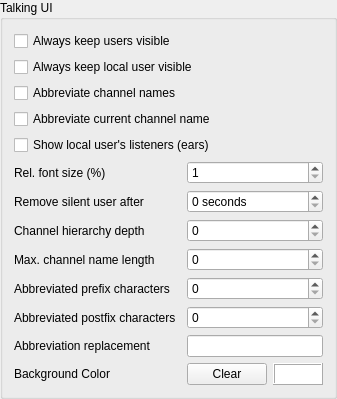
    <widget class="QGroupBox" name="groupBox">
     <property name="sizePolicy">
      <sizepolicy hsizetype="Minimum" vsizetype="Preferred">
       <horstretch>0</horstretch>
       <verstretch>0</verstretch>
      </sizepolicy>
     </property>
     <property name="title">
      <string>Talking UI</string>
     </property>
     <property name="flat">
      <bool>false</bool>
     </property>
     <property name="checkable">
      <bool>false</bool>
     </property>
     <layout class="QGridLayout" name="gridLayout_5">
      <item row="12" column="2">
       <widget class="QStackedWidget" name="swBackgroundColor">
        <property name="sizePolicy">
         <sizepolicy hsizetype="Minimum" vsizetype="Fixed">
          <horstretch>0</horstretch>
          <verstretch>0</verstretch>
         </sizepolicy>
        </property>
        <property name="currentIndex">
         <number>0</number>
        </property>
        <widget class="QWidget" name="page_1">
         <layout class="QGridLayout" name="gridLayout_8">
          <property name="leftMargin">
           <number>0</number>
          </property>
          <property name="topMargin">
           <number>0</number>
          </property>
          <property name="rightMargin">
           <number>0</number>
          </property>
          <property name="bottomMargin">
           <number>0</number>
          </property>
          <item row="0" column="0">
           <layout class="QHBoxLayout" name="horizontalLayout">
            <item>
             <widget class="QPushButton" name="qbClearBackgroundColor">
              <property name="sizePolicy">
               <sizepolicy hsizetype="Preferred" vsizetype="Fixed">
                <horstretch>0</horstretch>
                <verstretch>0</verstretch>
               </sizepolicy>
              </property>
              <property name="toolTip">
               <string>Clears the TalkingUI background setting.</string>
              </property>
              <property name="accessibleName">
               <string>Clear Background Color</string>
              </property>
              <property name="text">
               <string>Clear</string>
              </property>
             </widget>
            </item>
            <item>
             <widget class="QFrame" name="qccolorPreview">
              <property name="minimumSize">
               <size>
                <width>50</width>
                <height>0</height>
               </size>
              </property>
              <property name="styleSheet">
               <string notr="true">background-color: white</string>
              </property>
              <property name="frameShape">
               <enum>QFrame::Shape::Box</enum>
              </property>
              <property name="frameShadow">
               <enum>QFrame::Shadow::Raised</enum>
              </property>
             </widget>
            </item>
           </layout>
          </item>
         </layout>
        </widget>
        <widget class="QWidget" name="page_0">
         <property name="sizePolicy">
          <sizepolicy hsizetype="Minimum" vsizetype="Fixed">
           <horstretch>0</horstretch>
           <verstretch>0</verstretch>
          </sizepolicy>
         </property>
         <layout class="QGridLayout" name="gridLayout_7">
          <property name="leftMargin">
           <number>0</number>
          </property>
          <property name="topMargin">
           <number>0</number>
          </property>
          <property name="rightMargin">
           <number>0</number>
          </property>
          <property name="bottomMargin">
           <number>0</number>
          </property>
          <item row="0" column="0">
           <widget class="QPushButton" name="qbBackgroundColor">
            <property name="sizePolicy">
             <sizepolicy hsizetype="Minimum" vsizetype="Fixed">
              <horstretch>0</horstretch>
              <verstretch>0</verstretch>
             </sizepolicy>
            </property>
            <property name="toolTip">
             <string>Color that gets used for the background of the talkingUI.</string>
            </property>
            <property name="text">
             <string>Choose</string>
            </property>
           </widget>
          </item>
         </layout>
        </widget>
       </widget>
      </item>
      <item row="0" column="0" colspan="2">
       <widget class="QCheckBox" name="qcbUsersAlwaysVisible">
        <property name="toolTip">
         <string>If this is checked, users will always be visible in the TalkingUI (regardless of talking state).</string>
        </property>
        <property name="text">
         <string>Always keep users visible</string>
        </property>
       </widget>
      </item>
      <item row="5" column="0">
       <widget class="QLabel" name="qlRelFontSize">
        <property name="toolTip">
         <string>Relative font size to use in the Talking UI in percent.</string>
        </property>
        <property name="text">
         <string>Rel. font size (%)</string>
        </property>
        <property name="buddy">
         <cstring>qsbRelFontSize</cstring>
        </property>
       </widget>
      </item>
      <item row="11" column="0">
       <widget class="QLabel" name="qlAbbreviationReplacement">
        <property name="toolTip">
         <string>String that gets used instead of the cut-out part of an abbreviated name.</string>
        </property>
        <property name="text">
         <string>Abbreviation replacement</string>
        </property>
        <property name="buddy">
         <cstring>qleAbbreviationReplacement</cstring>
        </property>
       </widget>
      </item>
      <item row="5" column="2">
       <widget class="QSpinBox" name="qsbRelFontSize">
        <property name="toolTip">
         <string>Relative font size to use in the Talking UI in percent.</string>
        </property>
        <property name="accessibleName">
         <string>Relative font size (in percent)</string>
        </property>
        <property name="minimum">
         <number>1</number>
        </property>
        <property name="maximum">
         <number>500</number>
        </property>
       </widget>
      </item>
      <item row="8" column="2">
       <widget class="QSpinBox" name="qsbMaxNameLength">
        <property name="toolTip">
         <string>The preferred maximum length of a channel (hierarchy) name in the Talking UI. Note that this is not a hard limit though.</string>
        </property>
        <property name="accessibleName">
         <string>Maximum channel name length</string>
        </property>
       </widget>
      </item>
      <item row="8" column="0" colspan="2">
       <widget class="QLabel" name="qlMaxNameLength">
        <property name="toolTip">
         <string>The preferred maximum length of a channel (hierarchy) name in the Talking UI. Note that this is not a hard limit though.</string>
        </property>
        <property name="text">
         <string>Max. channel name length</string>
        </property>
        <property name="buddy">
         <cstring>qsbMaxNameLength</cstring>
        </property>
       </widget>
      </item>
      <item row="1" column="0" colspan="3">
       <widget class="QCheckBox" name="qcbLocalUserVisible">
        <property name="toolTip">
         <string>If this is checked, the local user (yourself) will always be visible in the TalkingUI (regardless of talking state).</string>
        </property>
        <property name="text">
         <string>Always keep local user visible</string>
        </property>
       </widget>
      </item>
      <item row="10" column="2">
       <widget class="QSpinBox" name="qsbPostfixCharCount">
        <property name="toolTip">
         <string>How many characters from the original name to display at the end of an abbreviated name.</string>
        </property>
        <property name="accessibleName">
         <string>Postfix character count</string>
        </property>
       </widget>
      </item>
      <item row="2" column="0" colspan="2">
       <widget class="QCheckBox" name="qcbAbbreviateChannelNames">
        <property name="toolTip">
         <string>Whether the channel (hierarchy) name should be abbreviated, if it exceeds the specified maximum length.</string>
        </property>
        <property name="text">
         <string>Abbreviate channel names</string>
        </property>
       </widget>
      </item>
      <item row="12" column="0">
       <widget class="QLabel" name="qlBackgroundColor">
        <property name="toolTip">
         <string>Background color that, if set, overrides the theme background color.</string>
        </property>
        <property name="text">
         <string>Background Color</string>
        </property>
        <property name="buddy">
         <cstring>qbBackgroundColor</cstring>
        </property>
       </widget>
      </item>
      <item row="10" column="0" colspan="2">
       <widget class="QLabel" name="qlPostfixCharCount">
        <property name="toolTip">
         <string>How many characters from the original name to display at the end of an abbreviated name.</string>
        </property>
        <property name="text">
         <string>Abbreviated postfix characters</string>
        </property>
        <property name="buddy">
         <cstring>qsbPostfixCharCount</cstring>
        </property>
       </widget>
      </item>
      <item row="11" column="2">
       <widget class="QLineEdit" name="qleAbbreviationReplacement">
        <property name="sizePolicy">
         <sizepolicy hsizetype="Preferred" vsizetype="Fixed">
          <horstretch>0</horstretch>
          <verstretch>0</verstretch>
         </sizepolicy>
        </property>
        <property name="toolTip">
         <string>String that gets used instead of the cut-out part of an abbreviated name.</string>
        </property>
        <property name="accessibleName">
         <string>Abbreviation replacement characters</string>
        </property>
       </widget>
      </item>
      <item row="7" column="0">
       <widget class="QLabel" name="qlChannelHierarchyDepth">
        <property name="toolTip">
         <string>The names of how many parent channels should be included in the channel's name when displaying it in the TalkingUI?</string>
        </property>
        <property name="text">
         <string>Channel hierarchy depth</string>
        </property>
        <property name="buddy">
         <cstring>qsbChannelHierarchyDepth</cstring>
        </property>
       </widget>
      </item>
      <item row="6" column="2">
       <widget class="QSpinBox" name="qsbSilentUserLifetime">
        <property name="sizePolicy">
         <sizepolicy hsizetype="Preferred" vsizetype="Fixed">
          <horstretch>0</horstretch>
          <verstretch>0</verstretch>
         </sizepolicy>
        </property>
        <property name="toolTip">
         <string>A user that is silent for the given amount of seconds will be removed from the Talkin UI.</string>
        </property>
        <property name="accessibleName">
         <string>Silent user display time (in seconds)</string>
        </property>
        <property name="suffix">
         <string> seconds</string>
        </property>
        <property name="maximum">
         <number>999</number>
        </property>
       </widget>
      </item>
      <item row="7" column="2">
       <widget class="QSpinBox" name="qsbChannelHierarchyDepth">
        <property name="toolTip">
         <string>The names of how many parent channels should be included in the channel's name when displaying it in the TalkingUI?</string>
        </property>
        <property name="accessibleName">
         <string>Channel hierarchy depth</string>
        </property>
       </widget>
      </item>
      <item row="9" column="2">
       <widget class="QSpinBox" name="qsbPrefixCharCount">
        <property name="toolTip">
         <string>How many characters from the original name to display at the beginning of an abbreviated name.</string>
        </property>
        <property name="accessibleName">
         <string>Prefix character count</string>
        </property>
       </widget>
      </item>
      <item row="3" column="0" colspan="3">
       <widget class="QCheckBox" name="qcbAbbreviateCurrentChannel">
        <property name="toolTip">
         <string>Whether to also allow abbreviating the current channel of a user (instead of only its parent channels).</string>
        </property>
        <property name="text">
         <string>Abbreviate current channel name</string>
        </property>
       </widget>
      </item>
      <item row="6" column="0">
       <widget class="QLabel" name="qlSilentUserLifetime">
        <property name="sizePolicy">
         <sizepolicy hsizetype="Preferred" vsizetype="Preferred">
          <horstretch>0</horstretch>
          <verstretch>0</verstretch>
         </sizepolicy>
        </property>
        <property name="toolTip">
         <string>A user that is silent for the given amount of seconds will be removed from the Talkin UI.</string>
        </property>
        <property name="text">
         <string>Remove silent user after</string>
        </property>
        <property name="buddy">
         <cstring>qsbSilentUserLifetime</cstring>
        </property>
       </widget>
      </item>
      <item row="4" column="0" colspan="3">
       <widget class="QCheckBox" name="qcbShowLocalListeners">
        <property name="toolTip">
         <string>Whether to show all of the local user's listeners (ears) in the TalkingUI (and thereby also the channels they are in). </string>
        </property>
        <property name="text">
         <string>Show local user's listeners (ears)</string>
        </property>
       </widget>
      </item>
      <item row="9" column="0" colspan="2">
       <widget class="QLabel" name="qlPrefixCharCount">
        <property name="toolTip">
         <string>How many characters from the original name to display at the beginning of an abbreviated name.</string>
        </property>
        <property name="text">
         <string>Abbreviated prefix characters</string>
        </property>
        <property name="buddy">
         <cstring>qsbPrefixCharCount</cstring>
        </property>
       </widget>
      </item>
     </layout>
    </widget>
